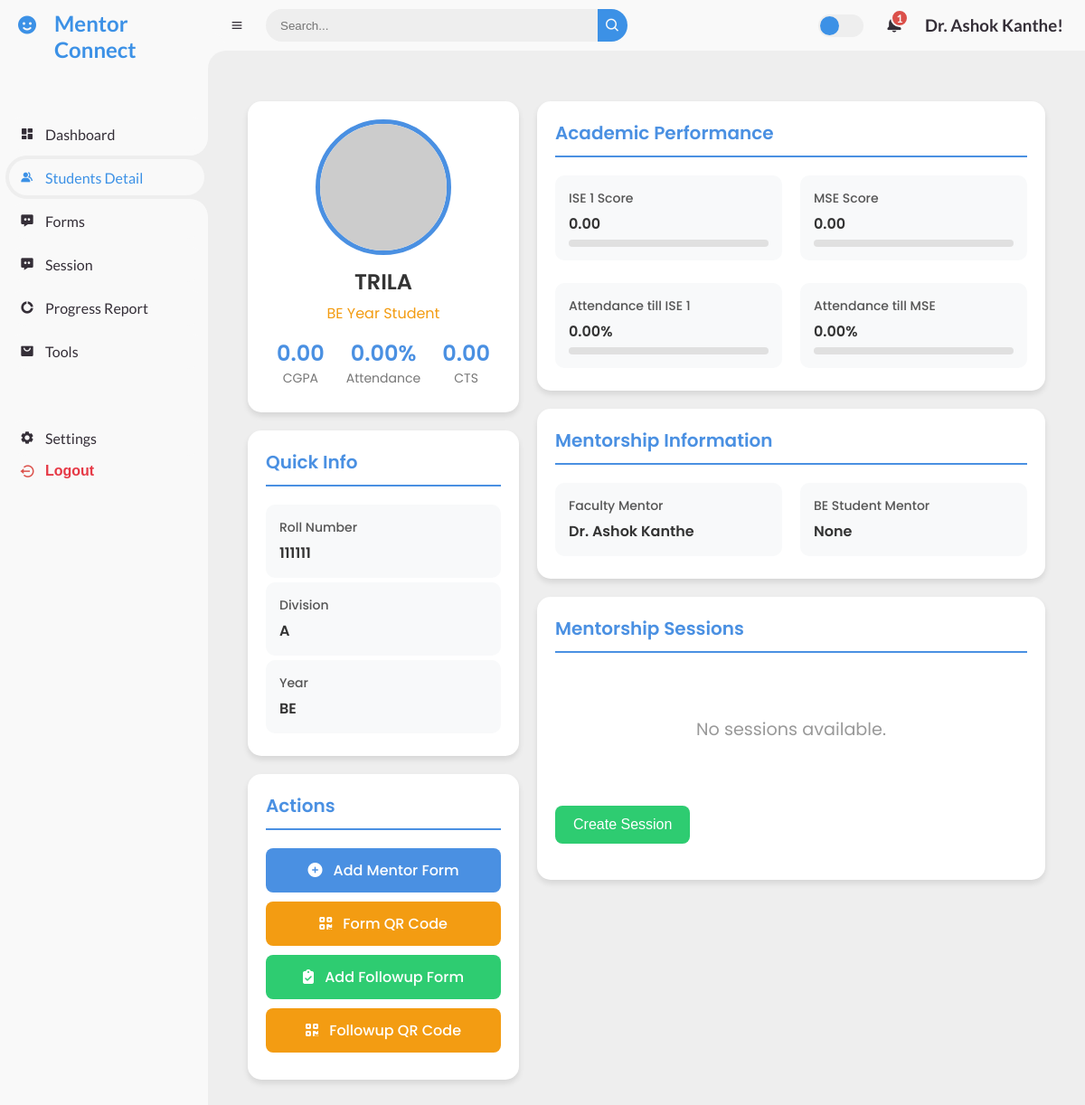
The app's page /student_profile/413/ (signed in), older data.
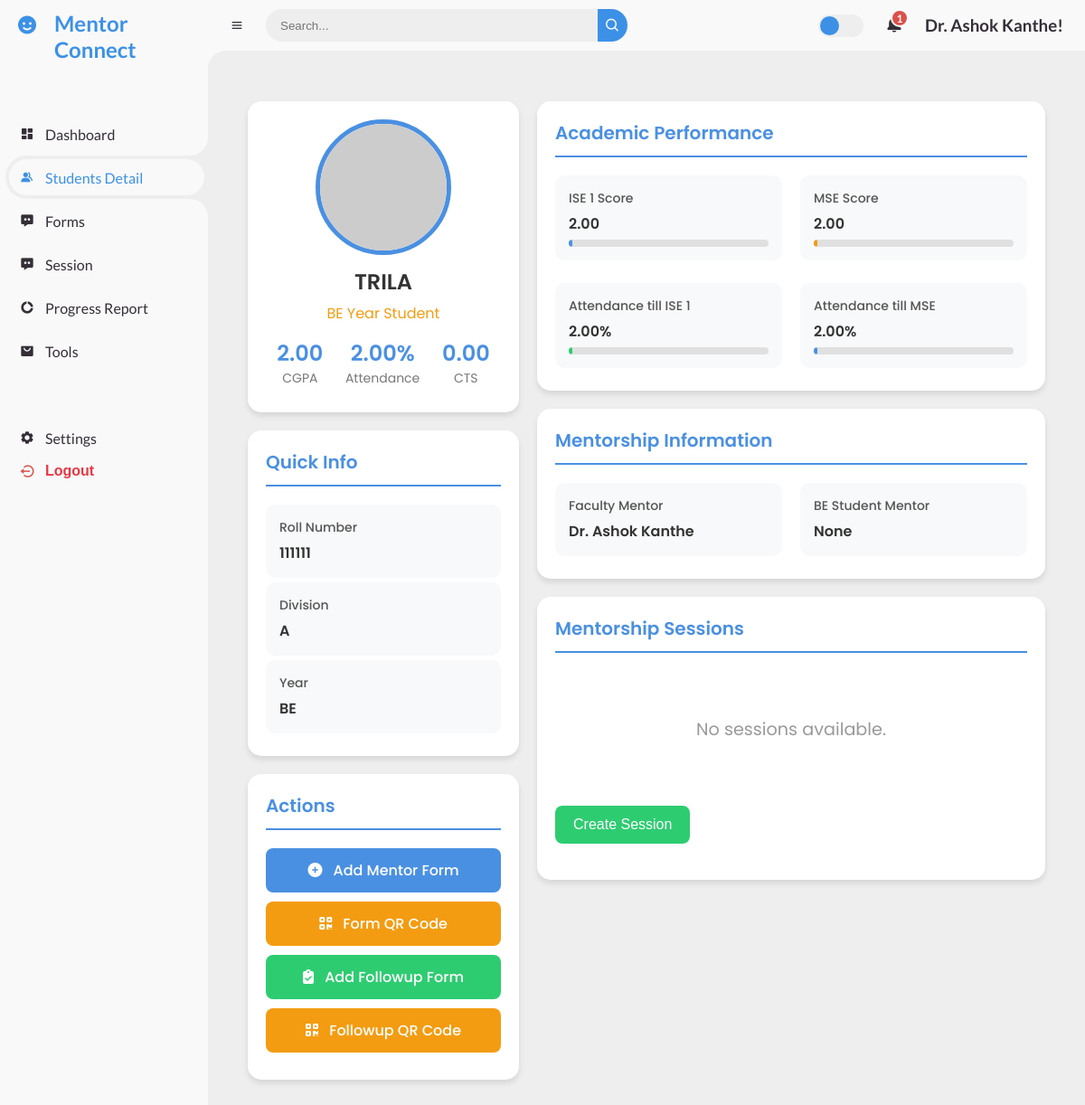
The same page, newer data.
### mentor/models.py (models this page shows, shortened)
class Student1(models.Model):
    mentorship_data = models.ForeignKey(MentorshipData, on_delete=models.CASCADE)
    atte_ise1 = models.DecimalField(max_digits=5, decimal_places=2, default=0.00)
    atte_mse = models.DecimalField(max_digits=5, decimal_places=2, default=0.00)
    attendance = models.DecimalField(max_digits=5, decimal_places=2, default=0.00)
    cts = models.DecimalField(max_digits=5, decimal_places=2, default=0.00)
    ise1 = models.DecimalField(max_digits=5, decimal_places=2, default=0.00)
    mse = models.DecimalField(max_digits=5, decimal_places=2, default=0.00)
    semcgpa = models.DecimalField(max_digits=5, decimal_places=2, default=0.00)
    profile_picture = models.ImageField(
        upload_to='profile_pictures/',
        blank=True,
        validators=[FileExtensionValidator(allowed_extensions=['jpg', 'jpeg', 'png'])]
    )

### mentor/views.py (the view)
@login_required
def student_profile(request, student_id):
    student = get_object_or_404(MentorshipData, id=student_id)
    mentor = request.user
    sessions = Session.objects.filter(mentor=request.user, student=student)
    username = mentor.username
    readable_name = username.replace('_', ' ').title()
    students = MentorshipData.objects.filter(faculty_mentor=readable_name)
    student1 = Student1.objects.get(mentorship_data=student)
    available_mentor_admins = MentorAdmin.objects.all()
    context = {
        'sessions': sessions,
        'students': students,
        'student': student,
        'mentor': mentor,
        'student1': student1,
        'available_mentor_admins': available_mentor_admins,
    }
    return render(request, 'student_profile.html', context)

### mentor/templatetags/username_filters.py (called while the page is built)
@register.filter
def readable_username(value):
    return value.replace('_', ' ').title()

### templates/student_profile.html (shortened to what the changed rows need)
{% extends 'base.html' %}
{% block content %}
<link rel="stylesheet" href="https://cdnjs.cloudflare.com/ajax/libs/font-awesome/6.4.0/css/all.min.css">
<div class="profile-container desktop-profile">
    <div class="profile-sidebar">
        <div class="card profile-header">
            <div>
                <h1 class="profile-name">{{ student.name }}</h1>
            </div>
            <div class="profile-stats">
                <div class="stat-item">
                    <div class="stat-value">{{ student1.semcgpa }}</div>
                    <div class="stat-label">CGPA</div>
                </div>
                <div class="stat-item">
                    <div class="stat-value">{{ student1.attendance }}%</div>
                    <div class="stat-label">Attendance</div>
                </div>
                <div class="stat-item">
                    <div class="stat-value">{{ student1.cts }}</div>
                    <div class="stat-label">CTS</div>
                </div>
            </div>
        </div>
        <div class="card">
            <h2 class="section-title">Quick Info</h2>
        </div>
        <div class="card">
            <h2 class="section-title">Actions</h2>
        </div>
    </div>
    <div class="profile-main">
        <div class="card">
            <h2 class="section-title">Academic Performance</h2>
            <div class="info-group">
                <div class="info-item">
                    <p class="info-label">ISE 1 Score</p>
                    <p class="info-value">{{ student1.ise1 }}</p>
                    <div class="progress-bar">
                        <div class="progress" style="width: {{ student1.ise1 }}%; background-color: var(--primary-color);"></div>
                    </div>
                </div>
                <div class="info-item">
                    <p class="info-label">MSE Score</p>
                    <p class="info-value">{{ student1.mse }}</p>
                    <div class="progress-bar">
                        <div class="progress" style="width: {{ student1.mse }}%; background-color: var(--secondary-color);"></div>
                    </div>
                </div>
                <div class="info-item">
                    <p class="info-label">Attendance till ISE 1</p>
                    <p class="info-value">{{ student1.atte_ise1 }}%</p>
                    <div class="progress-bar">
                        <div class="progress" style="width: {{ student1.atte_ise1 }}%; background-color: var(--accent-color);"></div>
                    </div>
                </div>
                <div class="info-item">
                    <p class="info-label">Attendance till MSE</p>
                    <p class="info-value">{{ student1.atte_mse }}%</p>
                    <div class="progress-bar">
                        <div class="progress" style="width: {{ student1.atte_mse }}%; background-color: var(--primary-color);"></div>
                    </div>
                </div>
            </div>
        </div>
        <div class="card">
            <h2 class="section-title">Mentorship Information</h2>
        </div>
        <div class="card">
            <h2 class="section-title">Mentorship Sessions</h2>
        </div>
    </div>
</div>
{% endblock %}

Row changes from the older to the newer data that the page shows:
changed Student1: semcgpa "0.00" → "2.00"; attendance "0.00" → "2.00"; ise1 "0.00" → "2.00"; mse "0.00" → "2.00"; atte_ise1 "0.00" → "2.00"; atte_mse "0.00" → "2.00"
